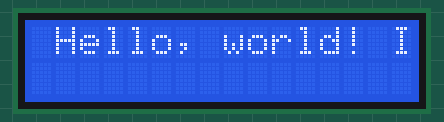
Recording of a sketch running on a simulated Arduino Uno, built with avr-gcc and run on an emulated ATmega328P. Parts: 16×2 character LCD.

Above: at 0.1 s.
At 4.7 s:
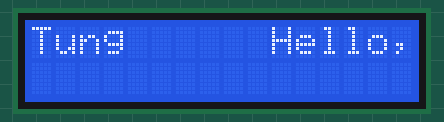
At 9.7 s:
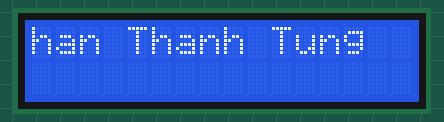
At 19.7 s:
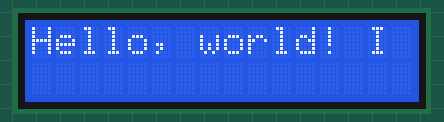
At 29.2 s:
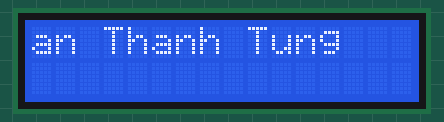
At 39.2 s:
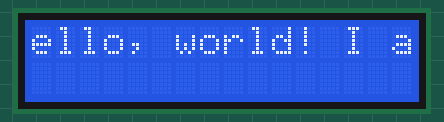

Measured:
- what the display in image 1 shows lasts 0.5 s, from 4.6 s to 5.1 s

The sketch:

1602_I2C.ino
```cpp
#include <Wire.h>
#include <LiquidCrystal_I2C.h>

// Set the LCD address to 0x27 for a 16 chars and 2 line display
LiquidCrystal_I2C lcd(0x27, 16, 2);
String text="Hello, world! I am Phan Thanh Tung";

void setup()
{
  lcd.begin();
  // Turn on the blacklight and print a message.
  lcd.backlight();
  lcd.print(text);

}

void loop()
{
  lcd.scrollDisplayRight();
  delay(500);
}
```
